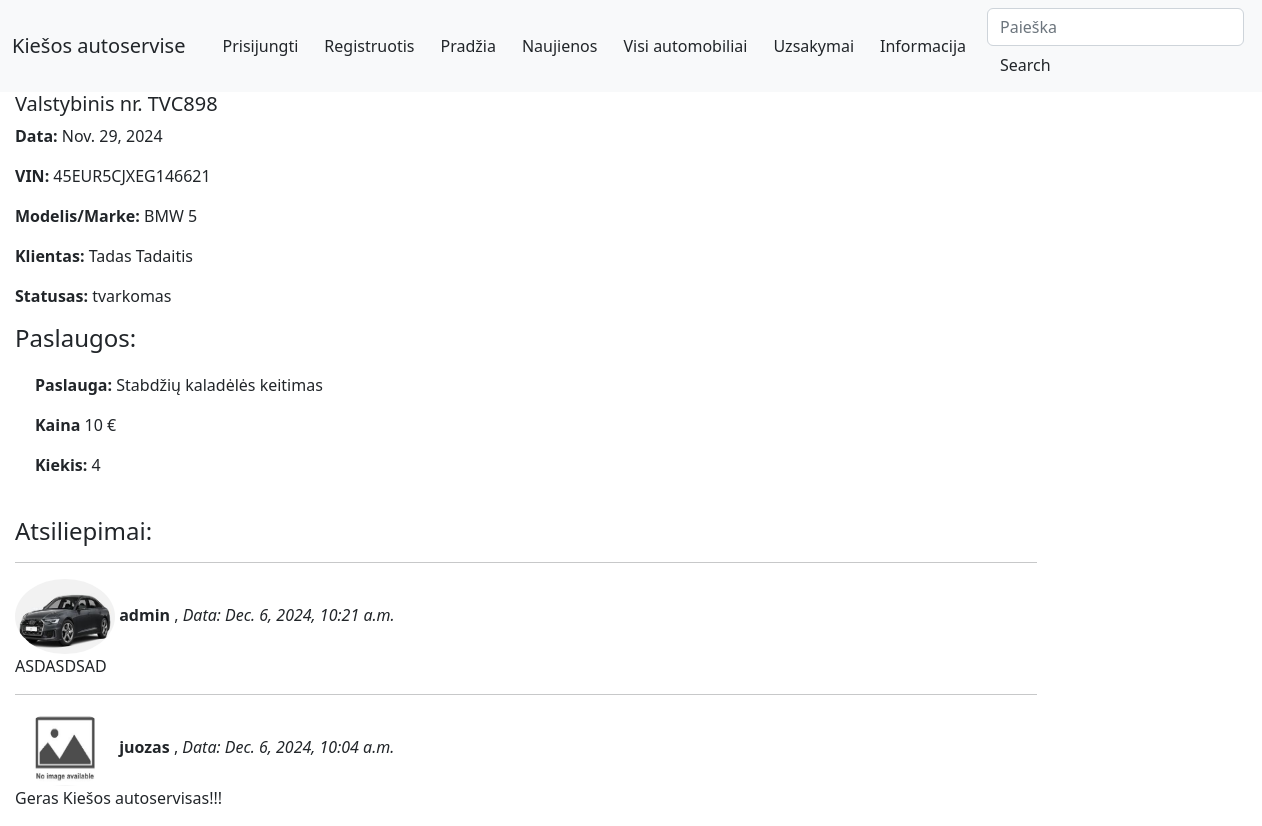
/autoservice/uzsakymai/5, run on an earlier commit of the app's database.
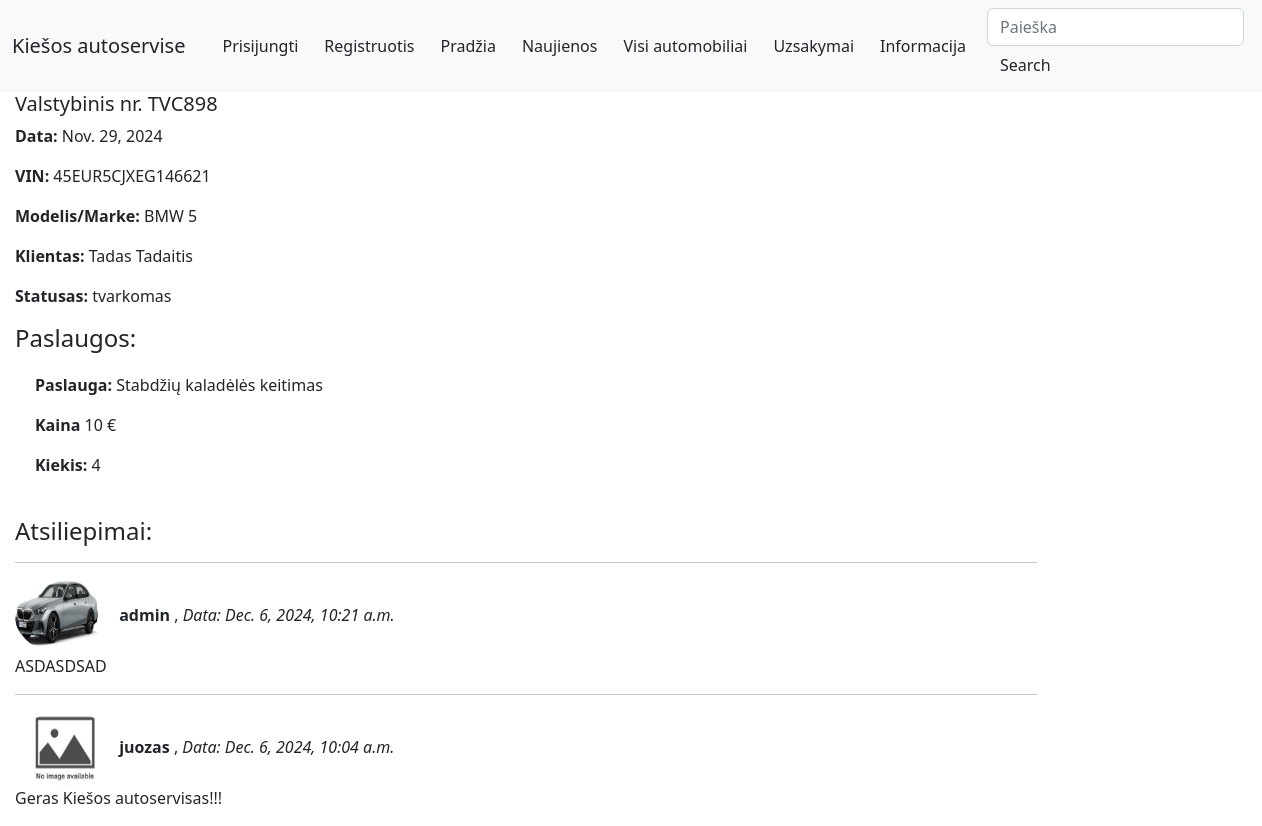
And on a later commit of the database.
### autoservice/models.py (models this page shows, shortened)
class UzsakymasReview(models.Model):
    uzsakymas = models.ForeignKey('Uzsakymas', on_delete=models.SET_NULL, null=True, blank=True)
    reviewer = models.ForeignKey(User, on_delete=models.SET_NULL, null=True, blank=True)
    date_created = models.DateTimeField(auto_now_add=True)
    content = models.TextField('Atsiliepimas', max_length=2000)
    class Meta:
        verbose_name = "Atsiliepimas"
        verbose_name_plural = 'Atsiliepimai'
        ordering = ['-date_created']

class Profilis(models.Model):
    user = models.OneToOneField(User, on_delete=models.CASCADE)
    nuotrauka = models.ImageField(default="profile_pics/no-image.jpg", upload_to="profile_pics")

### autoservice/views.py (the view, shortened to what this page needs)
# urls.py: path('uzsakymai/<int:pk>', views.UzsakymasDetailView.as_view(), name='uzsakymas-detail'),
class UzsakymasDetailView(FormMixin,generic.DetailView):
    model = Uzsakymas
    template_name = 'uzsakymas_detail.html'
    form_class = UzsakymasReviewForm

### autoservice/forms.py
class UzsakymasReviewForm(forms.ModelForm):
    class Meta:
        model = UzsakymasReview
        fields = ('content', 'uzsakymas', 'reviewer',)
        widgets = {'uzsakymas': forms.HiddenInput(), 'reviewer': forms.HiddenInput()}

### autoservice/models.py (called while the page is built)
    def __str__(self):
        return f'{self.marke} {self.modelis}'

### autoservice/templates/uzsakymas_detail.html (shortened to what this page needs)
{% extends "base.html" %}
{% block content %}
<h5>Valstybinis nr. {{ uzsakymas.automobilis_id.valstybinis_nr }}</h5>
<p><strong>Data: </strong> {{ uzsakymas.data }}</p>
<p><strong>VIN: </strong>{{ uzsakymas.automobilis_id.vin_kodas }}</p>
<p><strong>Modelis/Marke: </strong>{{ uzsakymas.automobilis_id.automobilio_modelis_id }}</p>
<p><strong>Klientas: </strong>{{ uzsakymas.automobilis_id.klientas }}</p>
<p><strong>Statusas: </strong>{{ uzsakymas.status }}</p>
<h4>Paslaugos:</h4>
{% for eilute in uzsakymas.uzsakymoeilute_set.all %}
<div style="margin-left:20px;margin-top:20px">
  <p><strong>Paslauga:</strong> {{ eilute.paslauga_id.pavadinimas }} </p>
  <p><strong>Kaina</strong> {{ eilute.paslauga_id.kaina }} €</p>
  <p><strong>Kiekis:</strong> {{ eilute.kiekis }}</p>
</div>
  <h4>Atsiliepimai:</h4>
  {% if uzsakymas.uzsakymasreview_set.all %}
    {% for review in uzsakymas.uzsakymasreview_set.all %}
      <hr>
       <img class="rounded-circle" src="{{review.reviewer.profilis.nuotrauka.url}}"width="100" height="75">
      <strong>{{ review.reviewer }}  </strong>, <em>Data: {{ review.date_created}}</em>
      <p>{{ review.content }}</p>
    {% endfor %}
  {% else %}
    <p>Užsakymas neturi atsiliepimų</p>
  {% endif %}
{% endfor %}
{% endblock %}

What changed in the data, as far as the page shows it:
changed through a linked row, UzsakymasReview "Dec. 6, 2024, 10:21 a.m.": reviewer.profilis.nuotrauka: a different picture
